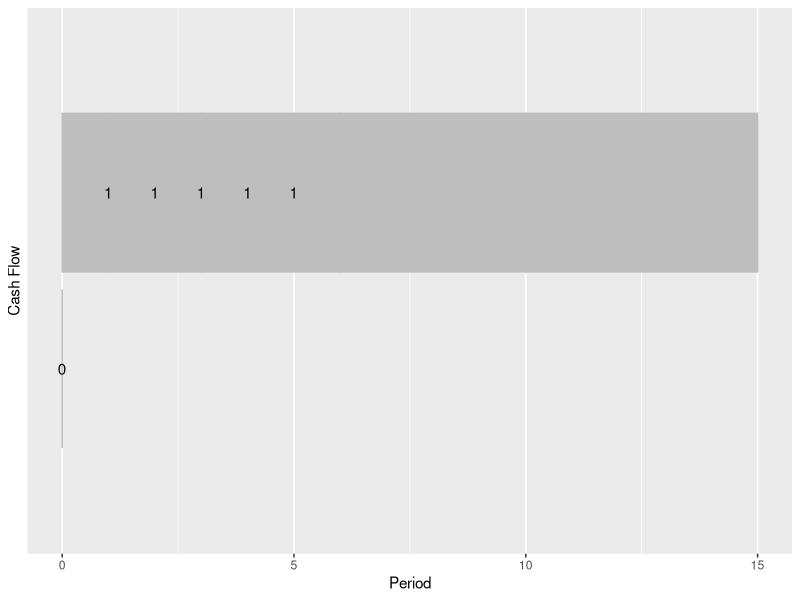
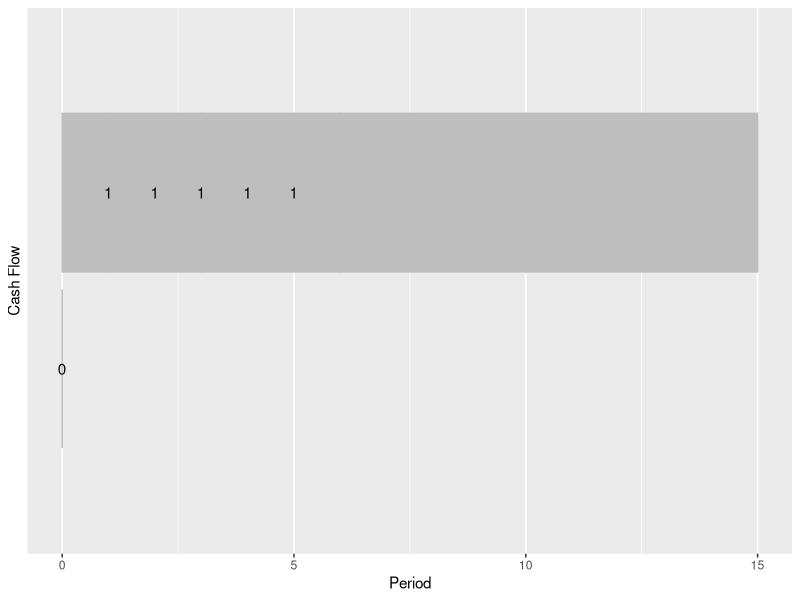
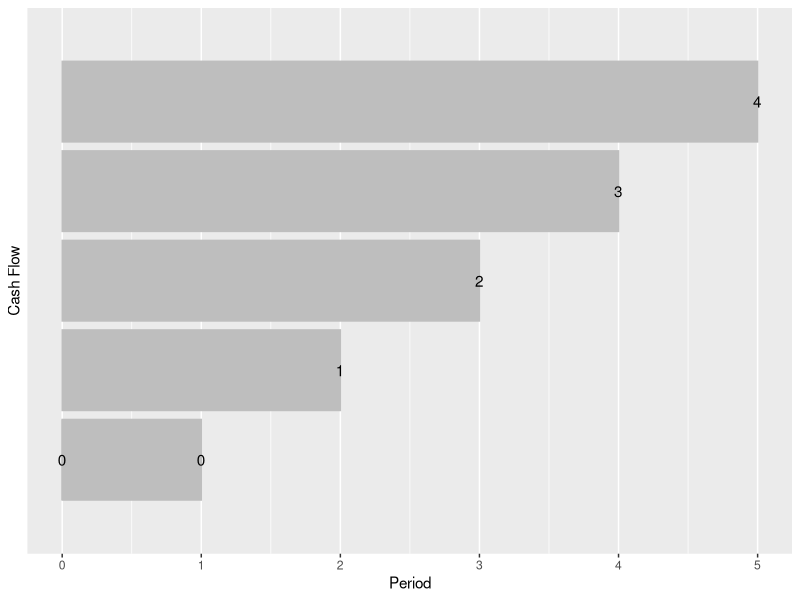
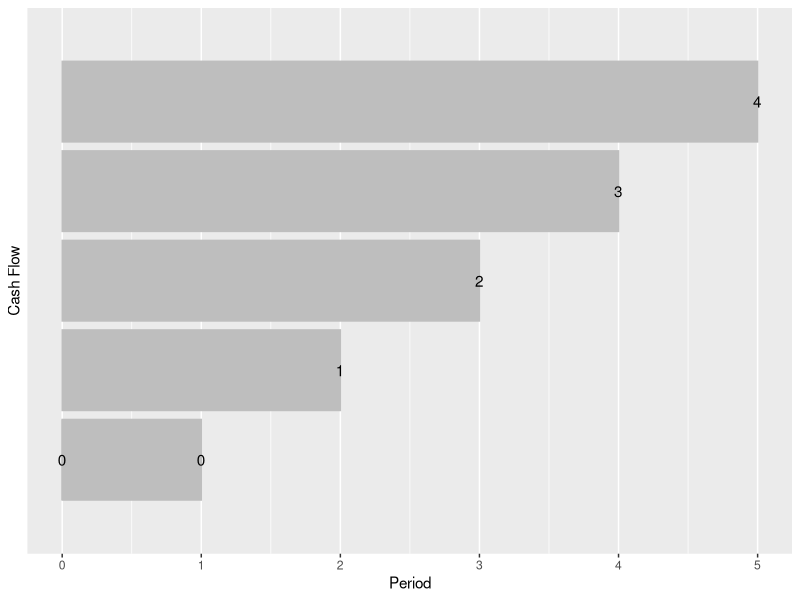
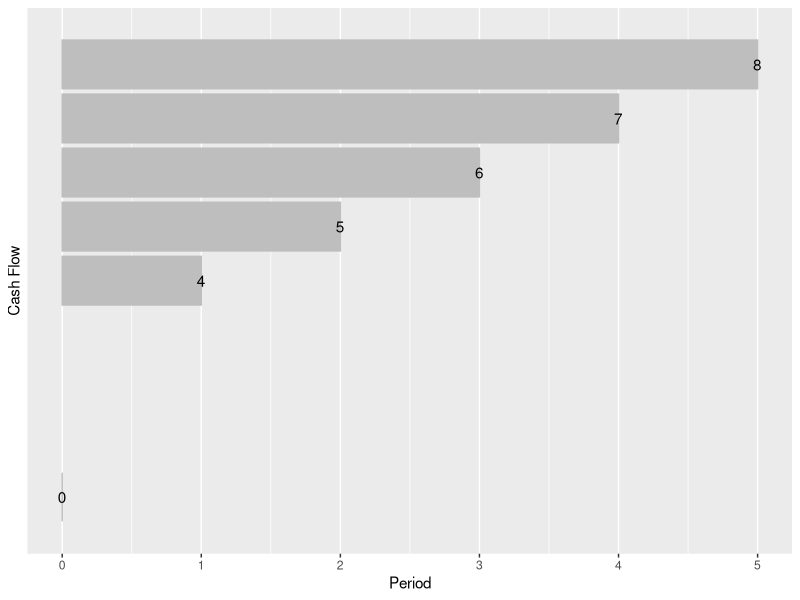
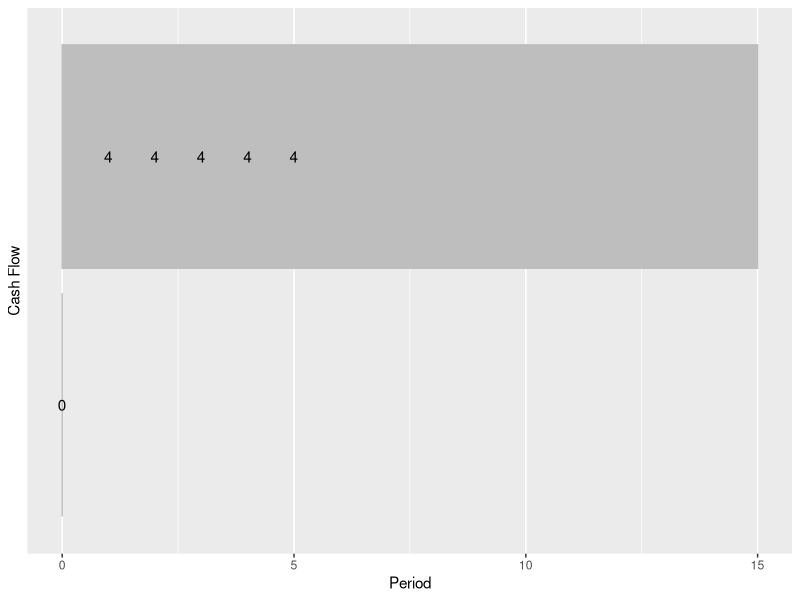
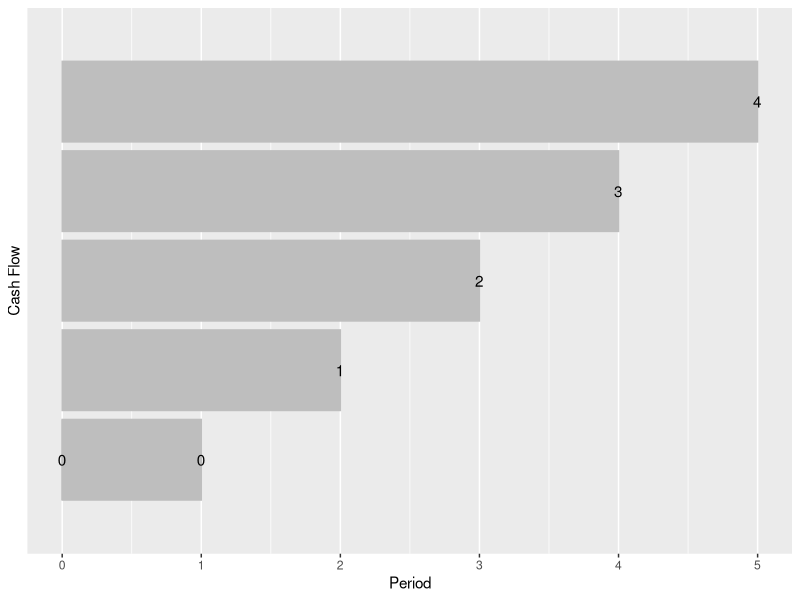
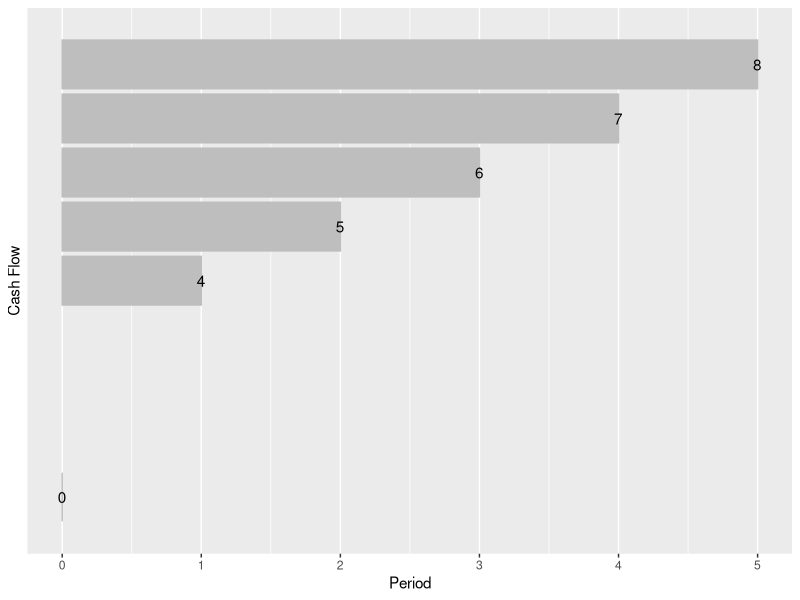

Write R code to recreate these figures, in order.
## ---- chunk 1
knitr::opts_chunk$set(echo = FALSE)


Acc<-function(x){format(x,nsmall=2,digits=2,big.mark=',',scientific=FALSE)}
pgivena<-function(a,i,n){a*((1+i)^n -1)/(i*(1+i)^n)}
pgiveng<-function(g,i,n){g*( (1+i)^n -(i*n) -1  )/(i^2*(1+i)^n)}
agivenp<-function(p,i,n){p*(i*(1+i)^n)/((1+i)^n -1)}
pgivengrow<-function(a1,g,i,n){a1*(1-(1+g)^n*(1+i)^(-n))/(i-g)}


fgivena<-function(a,i,n){pgivena(a,i,n)*(1+i)^n}
fgiveng<-function(g,i,n){pgiveng(g,i,n)*(1+i)^n}

## ---- chunk 2
library(ggplot2)
cf <- data.frame(y=c(0,1,1,1,1,1))
cf$x=0:(length(cf$y)-1)
print(ggplot(cf,aes(x,y,label=y))+geom_bar(stat="Identity",color='gray',fill='gray')+xlab("Period")+ylab("Cash Flow")+geom_text() + scale_y_discrete())
## ---- chunk 3
library(ggplot2)
cf <- data.frame(y=c(0,1,1,1,1,1))
cf$x=0:(length(cf$y)-1)
print(ggplot(cf,aes(x,y,label=y))+geom_bar(stat="Identity",color='gray',fill='gray')+xlab("Period")+ylab("Cash Flow")+geom_text() + scale_y_discrete())
## ---- chunk 4
library(ggplot2)
cf <- data.frame(y=c(0,0,1,2,3,4))
cf$x=0:(length(cf$y)-1)
print(ggplot(cf,aes(x,y,label=y))+geom_bar(stat="Identity",color='gray',fill='gray')+xlab("Period")+ylab("Cash Flow")+geom_text() + scale_y_discrete())
## ---- chunk 5
library(ggplot2)
cf <- data.frame(y=c(0,0,1,2,3,4))
cf$x=0:(length(cf$y)-1)
print(ggplot(cf,aes(x,y,label=y))+geom_bar(stat="Identity",color='gray',fill='gray')+xlab("Period")+ylab("Cash Flow")+geom_text() + scale_y_discrete())
## ---- chunk 6
library(ggplot2)
cf <- data.frame(y=c(0,0,1,2,3,4) + c(0,4,4,4,4,4))
cf$x=0:(length(cf$y)-1)
print(ggplot(cf,aes(x,y,label=y))+geom_bar(stat="Identity",color='gray',fill='gray')+xlab("Period")+ylab("Cash Flow")+geom_text() + scale_y_discrete())
## ---- chunk 7
library(ggplot2)
cf <- data.frame(y=c(0,0,1,2,3,4) + c(0,4,4,4,4,4))
cf$x=0:(length(cf$y)-1)
cf$LG <- c(0,0,1,2,3,4)
cf$C <- c(0,4,4,4,4,4)
print(ggplot(cf,aes(x,C,label=C))+geom_bar(stat="Identity",color='gray',fill='gray')+xlab("Period")+ylab("Cash Flow")+geom_text() + scale_y_discrete())

print(ggplot(cf,aes(x,LG,label=LG))+geom_bar(stat="Identity",color='gray',fill='gray')+xlab("Period")+ylab("Cash Flow")+geom_text() + scale_y_discrete())
## ---- chunk 8
library(ggplot2)
cf <- data.frame(y=c(0,0,1,2,3,4) + c(0,4,4,4,4,4))
cf$x=0:(length(cf$y)-1)
print(ggplot(cf,aes(x,y,label=y))+geom_bar(stat="Identity",color='gray',fill='gray')+xlab("Period")+ylab("Cash Flow")+geom_text() + scale_y_discrete())
## ---- chunk 9
library(ggplot2)
cf <- data.frame(y=c(0,0,1,2,3,4) - c(0,4,4,4,4,4))
cf$x=0:(length(cf$y)-1)
print(ggplot(cf,aes(x,y,label=y))+geom_bar(stat="Identity",color='gray',fill='gray')+xlab("Period")+ylab("Cash Flow")+geom_text() + scale_y_discrete())
## ---- chunk 10
library(ggplot2)
cf <- data.frame(y=c(0,0,1,2,3,4) + c(0,4,4,4,4,4))
cf$x=0:(length(cf$y)-1)
cf$LG <- c(0,0,1,2,3,4)
cf$C <- -c(0,4,4,4,4,4)
print(ggplot(cf,aes(x,C,label=C))+geom_bar(stat="Identity",color='gray',fill='gray')+xlab("Period")+ylab("Cash Flow")+geom_text() + scale_y_discrete())

print(ggplot(cf,aes(x,LG,label=LG))+geom_bar(stat="Identity",color='gray',fill='gray')+xlab("Period")+ylab("Cash Flow")+geom_text() + scale_y_discrete())
## ---- chunk 11
library(ggplot2)
cf <- data.frame(y=c(0,0,1,2,3,4) - c(0,4,4,4,4,4))
cf$x=0:(length(cf$y)-1)
print(ggplot(cf,aes(x,y,label=y))+geom_bar(stat="Identity",color='gray',fill='gray')+xlab("Period")+ylab("Cash Flow")+geom_text() + scale_y_discrete())
## ---- chunk 12
library(ggplot2)
cf <- data.frame(y=c(0,5,5,5,5,5,5,5) - c(0,5,5,5,0,0,0,0))
cf$x=0:(length(cf$y)-1)
print(ggplot(cf,aes(x,y,label=y))+geom_bar(stat="Identity",color='gray',fill='gray')+xlab("Period")+ylab("Cash Flow")+geom_text() + scale_y_discrete())
## ---- chunk 13
library(ggplot2)
cf <- data.frame(y=c(0,5,5,5,5,5,5,5) - c(0,5,5,5,0,0,0,0))
cf$x=0:(length(cf$y)-1)
print(ggplot(cf,aes(x,y,label=y))+geom_bar(stat="Identity",color='gray',fill='gray')+xlab("Period")+ylab("Cash Flow")+geom_text() + scale_y_discrete())
## ---- chunk 14
library(ggplot2)
cf <- data.frame(y=c(0,0,0,0,5,5,5,5) )
cf$x=0:(length(cf$y)-1)
print(ggplot(cf,aes(x,y,label=y))+geom_bar(stat="Identity",color='gray',fill='gray')+xlab("Period")+ylab("Cash Flow")+geom_text() + scale_y_discrete())
## ---- chunk 15
library(ggplot2)
cf <- data.frame(y=c(0,0,0,0,0,0,5,5,5,5) )
cf$x=0:(length(cf$y)-1)
print(ggplot(cf,aes(x,y,label=y))+geom_bar(stat="Identity",color='gray',fill='gray')+xlab("Period")+ylab("Cash Flow")+geom_text() + scale_y_discrete())
## ---- chunk 16
library(ggplot2)
cf <- data.frame(y=c(0,0,0,0,0,0,5,5,5,5) )
cf$x=0:(length(cf$y)-1)
print(ggplot(cf,aes(x,y,label=y))+geom_bar(stat="Identity",color='gray',fill='gray')+xlab("Period")+ylab("Cash Flow")+geom_text() + scale_y_discrete())
## ---- chunk 17
library(ggplot2)
cf <- data.frame(y=c(0,0,0,0,-2,-4,-6,-8,-10) )
cf$x=0:(length(cf$y)-1)
print(ggplot(cf,aes(x,y,label=y))+geom_bar(stat="Identity",color='gray',fill='gray')+xlab("Period")+ylab("Cash Flow")+geom_text() + scale_y_discrete())
## ---- chunk 18
library(ggplot2)
cf <- data.frame(y=c(0,0,0,0,-2,-4,-6,-8,-10) )
cf$x=0:(length(cf$y)-1)
print(ggplot(cf,aes(x,y,label=y))+geom_bar(stat="Identity",color='gray',fill='gray')+xlab("Period")+ylab("Cash Flow")+geom_text() + scale_y_discrete())
## ---- chunk 19
library(ggplot2)
cf <- data.frame(y=c(0,1,2,3,4,5,5,5,5) )
cf$x=0:(length(cf$y)-1)
print(ggplot(cf,aes(x,y,label=y))+geom_bar(stat="Identity",color='gray',fill='gray')+xlab("Period")+ylab("Cash Flow")+geom_text() + scale_y_discrete())
## ---- chunk 20
library(ggplot2)
cf <- data.frame(y=c(0,1,2,3,4,5,5,5,5) )
cf$x=0:(length(cf$y)-1)
print(ggplot(cf,aes(x,y,label=y))+geom_bar(stat="Identity",color='gray',fill='gray')+xlab("Period")+ylab("Cash Flow")+geom_text() + scale_y_discrete())
## ---- chunk 21
library(ggplot2)
cf <- data.frame(y=c(0,1,2,3,4,5,5,5,5) )
cf$x=0:(length(cf$y)-1)
print(ggplot(cf,aes(x,y,label=y))+geom_bar(stat="Identity",color='gray',fill='gray')+xlab("Period")+ylab("Cash Flow")+geom_text() + scale_y_discrete())
## ---- chunk 22
library(ggplot2)
cf <- data.frame(y=c(0,1,2,3,4,5,5,5,5) )
cf$x=0:(length(cf$y)-1)
print(ggplot(cf,aes(x,y,label=y))+geom_bar(stat="Identity",color='gray',fill='gray')+xlab("Period")+ylab("Cash Flow")+geom_text() + scale_y_discrete())
## ---- chunk 23
library(ggplot2)
cf <- data.frame(y=c(0,1,2,3,4,5,5,5,5) )
cf$x=0:(length(cf$y)-1)
print(ggplot(cf,aes(x,y,label=y))+geom_bar(stat="Identity",color='gray',fill='gray')+xlab("Period")+ylab("Cash Flow")+geom_text() + scale_y_discrete())
## ---- chunk 24
library(ggplot2)
cf <- data.frame(y=c(0,1,2,3,4,5,5,5,5) )
cf$x=0:(length(cf$y)-1)
print(ggplot(cf,aes(x,y,label=y))+geom_bar(stat="Identity",color='gray',fill='gray')+xlab("Period")+ylab("Cash Flow")+geom_text() + scale_y_discrete())
## ---- chunk 25
library(ggplot2)
cf <- data.frame(y=c(0,0,12,10,8,6,4,2) )
cf$x=0:(length(cf$y)-1)
print(ggplot(cf,aes(x,y,label=y))+geom_bar(stat="Identity",color='gray',fill='gray')+xlab("Period")+ylab("Cash Flow")+geom_text() + scale_y_discrete())
## ---- chunk 26
library(ggplot2)
cf <- data.frame(y=c(0,0,12,12,12,12,12,12) - c(0,0,0,2,4,6,8,10))
cf$x=0:(length(cf$y)-1)
cf$LG <- -c(0,0,0,2,4,6,8,10)
cf$C <- c(0,0,12,12,12,12,12,12)
print(ggplot(cf,aes(x,C,label=C))+geom_bar(stat="Identity",color='gray',fill='gray')+xlab("Period")+ylab("Cash Flow")+geom_text() + scale_y_discrete())

print(ggplot(cf,aes(x,LG,label=LG))+geom_bar(stat="Identity",color='gray',fill='gray')+xlab("Period")+ylab("Cash Flow")+geom_text() + scale_y_discrete())
## ---- chunk 27
library(ggplot2)
cf <- data.frame(y=c(1,2,4,8,16,13,10,7,4,1) )
cf$x=0:(length(cf$y)-1)
print(ggplot(cf,aes(x,y,label=y))+geom_bar(stat="Identity",color='gray',fill='gray')+xlab("Period")+ylab("Cash Flow")+geom_text() + scale_x_discrete())
## ---- chunk 28
library(ggplot2)
cf <- data.frame(y=c(1,2,4,8,16,13,10,7,4,1) )
cf$x=0:(length(cf$y)-1)
print(ggplot(cf,aes(x,y,label=y))+geom_bar(stat="Identity",color='gray',fill='gray')+xlab("Period")+ylab("Cash Flow")+geom_text() + scale_x_discrete())
## ---- chunk 29
library(ggplot2)
cf <- data.frame(y=c(2,4,6,8,10,12,14,16,8,4,2,1) )
cf$x=0:(length(cf$y)-1)
print(ggplot(cf,aes(x,y,label=y))+geom_bar(stat="Identity",color='gray',fill='gray')+xlab("Period")+ylab("Cash Flow")+geom_text() + scale_y_discrete())
## ---- chunk 30
library(ggplot2)
cf <- data.frame(y=c(2,4,6,8,10,12,14,16,8,4,2,1) )
cf$x=0:(length(cf$y)-1)
print(ggplot(cf,aes(x,y,label=y))+geom_bar(stat="Identity",color='gray',fill='gray')+xlab("Period")+ylab("Cash Flow")+geom_text() + scale_y_discrete())
## ---- chunk 31
library(ggplot2)
cf <- data.frame(y=c(0,0,0,5,5,5,5,5,5,5,5,5,5) - c(0,0,0,0,0,0,1,2,3,0,0,0,0) )
cf$x=0:(length(cf$y)-1)
print(ggplot(cf,aes(x,y,label=y))+geom_bar(stat="Identity",color='gray',fill='gray')+xlab("Period")+ylab("Cash Flow")+geom_text() + scale_y_discrete())
## ---- chunk 32
library(ggplot2)
cf <- data.frame(y=c(0,0,5,0,5,0,5,0,5,0,5) )
cf$x=0:(length(cf$y)-1)
print(ggplot(cf,aes(x,y,label=y))+geom_bar(stat="Identity",color='gray',fill='gray')+xlab("Period")+ylab("Cash Flow")+geom_text() + scale_y_discrete())
## ---- chunk 33
FinFormat <- function(x) format(x, digits=2, decimal.mark=".",   big.mark=",", small.interval=3)

PMT <- agivenp(10000,.1,3)
i1 <- 10000*.1
P1 <- PMT -i1
B1 <- 10000-P1

i2 <- B1*.1
P2 <- PMT -i2
B2 <- B1-P2

i3 <- B2*.1
P3 <- PMT - i3
B3 <- B2-P3


